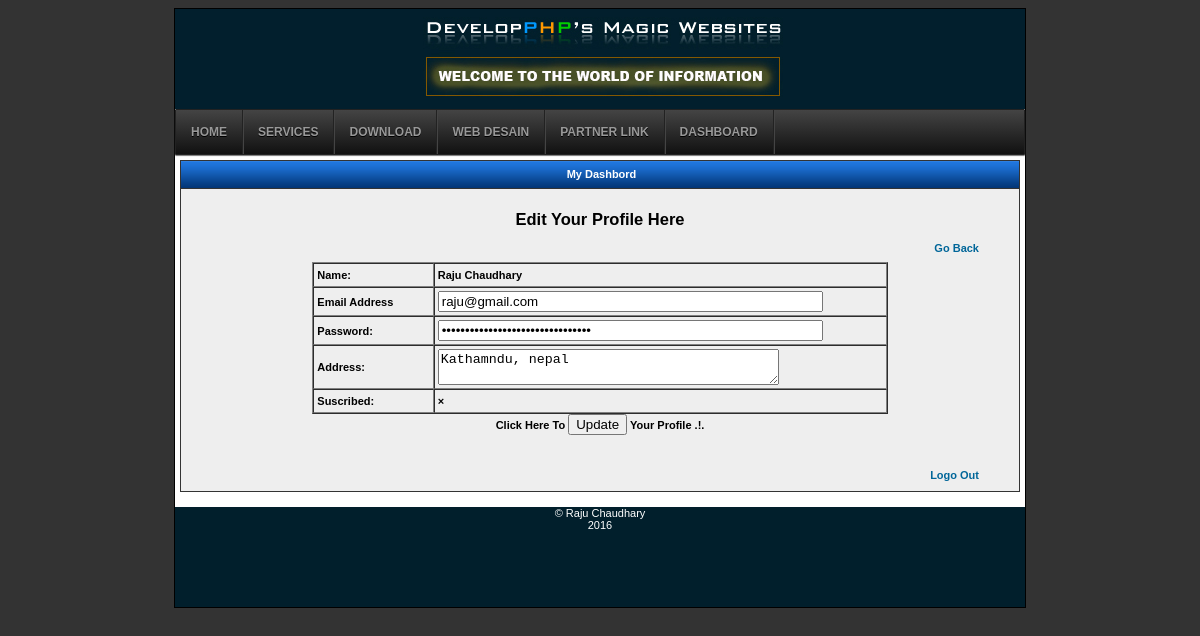
Screenshot of /editprofile.php (signed in) with the database file from the repository.
### tables this page shows
CREATE TABLE IF NOT EXISTS `member` (
  `member_no` int(11) NOT NULL AUTO_INCREMENT,
  `title` varchar(10) NOT NULL,
  `first_name` varchar(20) NOT NULL,
  `last_name` varchar(20) NOT NULL,
  `address_line_one` varchar(300) NOT NULL,
  `email_address` varchar(255) NOT NULL,
  `password` char(32) NOT NULL,
  `subscribed` tinyint(1) NOT NULL DEFAULT '0',
  `acc_type` int(1) NOT NULL,
  PRIMARY KEY (`member_no`)
);

### editprofile.php (the view, shortened to what this page needs)
<!DOCTYPE html PUBLIC "-//W3C//DTD XHTML 1.0 Transitional//EN" "http://www.w3.org/TR/xhtml1/DTD/xhtml1-transitional.dtd">
<html xmlns="http://www.w3.org/1999/xhtml">
<head>
<link rel="stylesheet" type="text/css" href="style.css" />
</head>
<body>
<div id="main">
<div id="header">
</div>
<div id="menu">
<li><a href="Index.php">Home</a></li>
<li><a href="#">Services</a>
</li>
<li><a href="#">Download</a>
</li>
<li><a href="#">Web Desain</a></li>
<li><a href="#">Partner Link</a></li>
<li><a href="account.php">DashBoard</a></li>
</div>
<div id="menu-tengah">
<div id="bg_menu" align="center">My Dashbord </div>
<div id="content_menu">
  <table width="100%" border="0" align="center">
    <h2 align="center">Edit Your Profile Here</h2>
    <div align="right" style="margin-right:32px;"><a href="profile.php">Go Back</a></div>
    <table width="100%" border="0">
      <tr>
        <td><?php
?></td>
        <td><?php
			?></td>
      </tr>
    </table>
    <form id="register_form" method="post" action="?process">
      <tr>
        <td><table width="70%" border="1" align="center" cellpadding="3" cellspacing="0">
          <?php
						$query = mysql_query("SELECT * FROM `member` WHERE `member_no` = {$_SESSION['uid']}");
						$result = mysql_fetch_assoc($query);
					?>
          <tr>
            <td width="21%"><strong>Name:</strong></td>
            <td width="79%"><?=$result['first_name'].' '.$result['last_name'];?></td>
          </tr>
          <tr>
            <td><strong>Email Address</strong></td>
            <td><input type="text" name="email" size="45"  value="<?=$result['email_address'];?>" /></td>
          </tr>
          <tr>
            <td><strong>Password:</strong></td>
            <td><input type="password" name="password" size="45" value="<?=$result['password'];?>" /></td>
          </tr>
          <tr>
            <td><strong>Address:</strong></td>
            <td><textarea name="address" cols="40" rows="2"><?=$result['address_line_one'];?>
  </textarea></td>
          </tr>
          <tr>
            <td><strong>Suscribed:</strong></td>
            <td><?=($result['subscribed'] == 1)?'&#10004;':'&times;';?></td>
          </tr>
        </table>
          <div align="center"> Click Here To
            <input type="submit" name="submit" value="Update" size="20"/>
            Your Profile .!. </div></td>
      </tr>
    </form>
    <br/>
    <br/>
  </table>
  <div align="right" style="margin-right:32px;"><a href="index.php">Logo Out</a></div>
</div>
</div>
<div id="footer">
&copy; Raju Chaudhary <br/>
2016
</div>
</div>
</body>
</html>

### style.css (style rules this page uses)
body { background-color : #333333; font-family:"Lucida Sans Unicode", "Lucida Grande", sans-serif; font-size : 11px; }
#main { background-color : #ffffff; width : 850px; margin : 0 auto; border : 1px solid #000000; }
#header { background-image:url(images/logo.jpg); height:100px; width:850px; }
#menu, #menu ul { margin: 0; padding: 0; list-style: none; }
#menu { margin: 0 auto; border: 1px solid #222; background-color: #111; background-image: linear-gradient(#444, #111); border-radius: 1px; box-shadow: 0 1px 1px #777; }
#menu:before, #menu:after { content: ""; display: table; }
#menu:after { clear: both; }
#menu { zoom:1; }
#menu li { float: left; border-right: 1px solid #222; box-shadow: 1px 0 0 #444; position: relative; }
#menu a { float: left; padding: 15px 15px; color: #999; text-transform: uppercase; font: bold 12px Arial, Helvetica; text-decoration: none; text-shadow: 0 1px 0 #000; }
#footer { background:url(images/footer1.jpg); background-color:#011f2c; font-family:Verdana, Geneva, sans-serif; color:#FFF; text-align:center; height:100px; width:850px; }
#menu-tengah { margin : 5px; width : 840px; float : left; }
#bg_menu { background-color : #CCC; background-image : url(images/menu.gif); border : 1px solid #333; border-bottom : 0px; padding : 7px; padding-left : 10px; color : #ffffff; font-weight : bold; font-size : 11px; height : 13px; }
#content_menu { background-color : #eeeeee; border : 1px solid #333; line-height : 16px; padding : 8px; margin-bottom : 10px; font-weight: bold; }
#content_menu a { color: #006699; font-size: 11px; text-decoration:none; }

### rows the page displays
member: first_name "Raju", last_name "Chaudhary", email "raju@gmail.com", address "Kathamndu, nepal"
